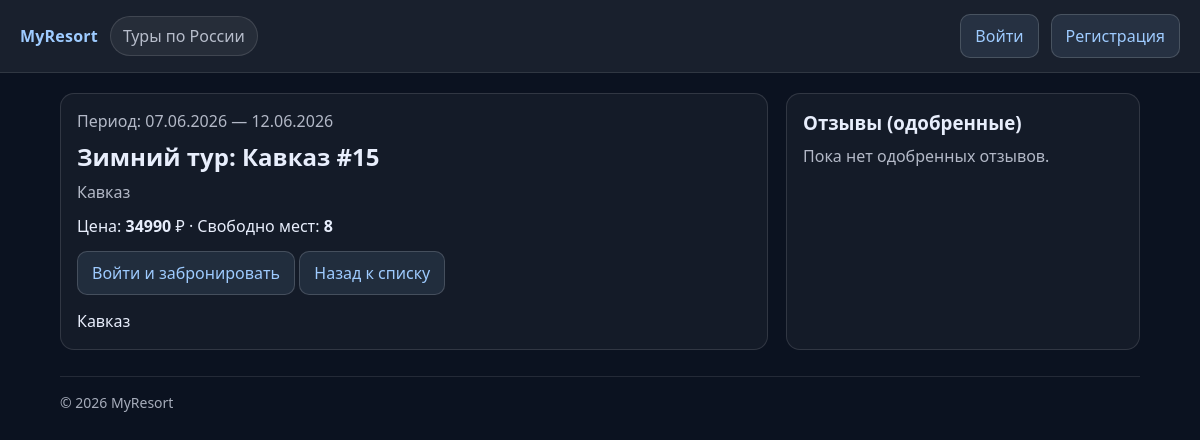
/tours/16/, run on the app's committed database.
### resorts/models.py (models this page shows, shortened)
class Tour(models.Model):
    DIFFICULTY_CHOICES = [
        ("beginner", "Начинающий"),
        ("intermediate", "Средний"),
        ("advanced", "Продвинутый"),
        ("expert", "Эксперт"),
    ]
    title = models.CharField(max_length=200, verbose_name="Название тура")
    description = models.TextField(verbose_name="Описание", blank=True)
    location = models.CharField(
        max_length=150,
        blank=True,
        verbose_name="Локация/направление",
    )
    difficulty_level = models.CharField(
        max_length=20,
        choices=DIFFICULTY_CHOICES,
        default="intermediate",
        verbose_name="Уровень сложности",
    )
    start_date = models.DateField(verbose_name="Дата начала")
    end_date = models.DateField(verbose_name="Дата окончания")
    price = models.DecimalField(
        max_digits=10,
        decimal_places=2,
        verbose_name="Стоимость тура (руб.)",
    )
    capacity = models.PositiveIntegerField(
        default=20,
        verbose_name="Максимальное количество человек",
    )
    main_image = models.ImageField(
        upload_to="tours/",
        null=True,
        blank=True,
        verbose_name="Главное изображение",
    )
    created_at = models.DateTimeField(auto_now_add=True, verbose_name="Дата создания")
    updated_at = models.DateTimeField(auto_now=True, verbose_name="Дата обновления")
    created_by = models.ForeignKey(
        User,
        on_delete=models.SET_NULL,
        null=True,
        blank=True,
        related_name="created_tours",
        verbose_name="Кто создал",
    )
    objects = TourManager()
    class Meta:
        verbose_name = "Тур"
        verbose_name_plural = "Туры"
        ordering = ["-start_date", "-id"]
    @property
    def booked_people(self) -> int:
        return (
            self.bookings.exclude(status="cancelled")
            .aggregate(total=models.Sum("people_count"))
            .get("total")
            or 0
        )
    @property
    def free_places(self) -> int:
        return max(0, int(self.capacity) - int(self.booked_people))

### resorts/views.py (the view)
# urls.py: path("tours/<int:pk>/", views.tour_detail, name="tour_detail"),
def tour_detail(request, pk: int):
    tour = get_object_or_404(
        Tour.objects.prefetch_related("images", "services", "reviews__user"),
        pk=pk,
    )
    approved_reviews = tour.reviews.filter(moderation_status="approved").order_by("-created_at")
    rating_avg = approved_reviews.aggregate(avg=Avg("rating")).get("avg")
    return render(
        request,
        "resorts/tour_detail.html",
        {
            "tour": tour,
            "approved_reviews": approved_reviews,
            "rating_avg": rating_avg,
        },
    )

### resorts/models.py (called while the page is built)
    def get_queryset(self):
        return TourQuerySet(self.model, using=self._db)

### resorts/templatetags/resort_tags.py (called while the page is built)
@register.simple_tag
def current_year():
    return timezone.localdate().year

### resorts/templates/resorts/tour_detail.html (shortened to what this page needs)
{% extends "resorts/base.html" %}
{% block content %}
  <div class="grid">
    <div class="card">
      <div class="muted">Период: {{ tour.start_date|date:"d.m.Y" }} — {{ tour.end_date|date:"d.m.Y" }}</div>
      <h2 style="margin: 8px 0 8px 0;">{{ tour.title }}</h2>
      <div class="muted">{{ tour.location|default:"—" }}</div>
      <div style="margin-top: 12px;">
        Цена: <strong>{{ tour.price|floatformat:0 }}</strong> ₽ · Свободно мест: <strong>{{ tour.free_places }}</strong>
      </div>
      <div style="margin-top: 14px;">
        {% if request.user.is_authenticated %}
          <a class="btn" href="{% url 'resorts:booking_create' pk=tour.pk %}">Забронировать</a>
        {% else %}
          <a class="btn" href="{% url 'login' %}?next={% url 'resorts:booking_create' pk=tour.pk %}">Войти и забронировать</a>
        {% endif %}
        <a class="btn" href="{% url 'resorts:tour_list' %}">Назад к списку</a>
      </div>
      {% if tour.description %}
        <div style="margin-top: 14px; line-height: 1.5;">
          {{ tour.description }}
        </div>
      {% endif %}
    </div>
    <div class="card">
      <h3 style="margin:0 0 10px 0;">Отзывы (одобренные)</h3>
      {% for r in approved_reviews %}
        <div class="card" style="margin-bottom: 12px;">
          <div class="muted">{{ r.created_at|date:"d.m.Y H:i" }}</div>
          <div><strong>{{ r.user.username }}</strong> · {{ r.rating }}★</div>
          {% if r.comment %}
            <div style="margin-top: 8px;">{{ r.comment }}</div>
          {% endif %}
        </div>
      {% empty %}
        <div class="muted">Пока нет одобренных отзывов.</div>
      {% endfor %}
    </div>
  </div>
{% endblock %}

### resorts/templates/resorts/base.html (style rules this page uses)
body { font-family: system-ui, -apple-system, Segoe UI, Roboto, Arial, sans-serif; margin: 0; background: #0b1220; color: #e8eefc; }
a { color: #9ecbff; text-decoration: none; }
.grid { display: grid; grid-template-columns: 2fr 1fr; gap: 18px; }
.card { padding: 16px; border: 1px solid rgba(255,255,255,0.12); border-radius: 14px; background: rgba(255,255,255,0.04); }
.muted { color: rgba(232,238,252,0.75); }
.btn { display: inline-block; padding: 10px 14px; border-radius: 10px; border: 1px solid rgba(255,255,255,0.16); background: rgba(158,203,255,0.10); }

### data on the page
Tour: start_date "07.06.2026", end_date "12.06.2026", title "Зимний тур: Кавказ #15", location "Кавказ", price "34990", free_places "8", description "Кавказ"
